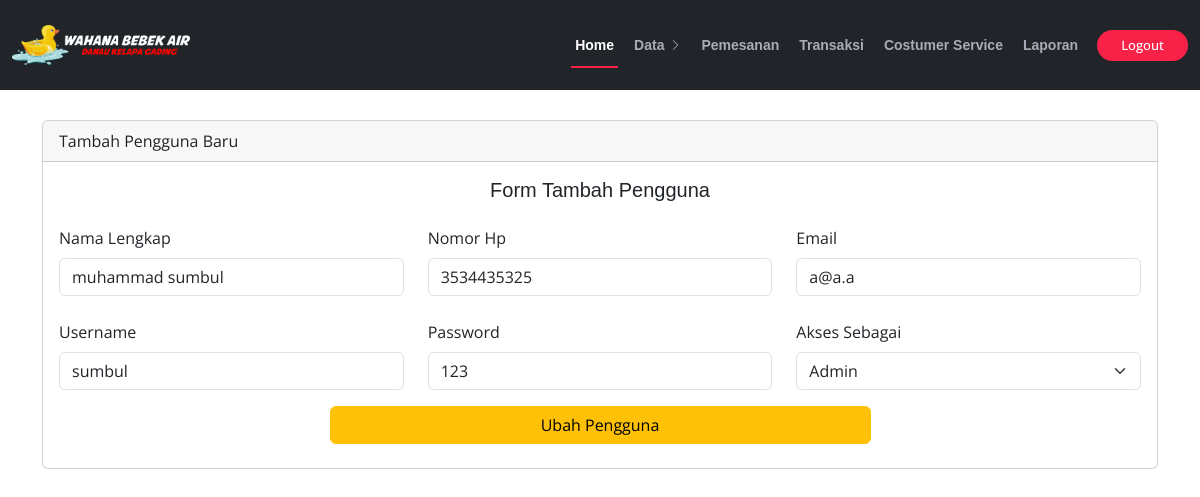
Page /admin/ref/ubh-pengguna.php?id=6 (signed in) on the committed database.
### tables this page shows
CREATE TABLE `users` (
  `id` int(11) NOT NULL,
  `id_akses` int(1) NOT NULL,
  `nama_lengkap` varchar(100) NOT NULL,
  `no_hp` varchar(13) NOT NULL,
  `email` varchar(100) NOT NULL,
  `username` varchar(100) NOT NULL,
  `password` varchar(100) NOT NULL
);

CREATE TABLE `tb_lvl` (
  `id` int(11) NOT NULL,
  `akses` varchar(50) NOT NULL
);

### admin/ref/ubh-pengguna.php (the view, shortened to what this page needs)
<?php
require "../koneksi.php";
$id = $_GET["id"];
$p  = mysqli_query($koneksi,"SELECT users.id,users.id_akses,users.nama_lengkap,users.no_hp,users.email,users.username,users.password,tb_lvl.akses FROM users
INNER JOIN tb_lvl  ON users.id_akses = tb_lvl.id WHERE users.id = $id");
?>
<!DOCTYPE html>
<html lang="en">
<head>
  <link href="../../assets/vendor/fontawesome-free/css/all.min.css" rel="stylesheet">
  <link href="../../assets/vendor/animate.css/animate.min.css" rel="stylesheet">
  <link href="../../assets/vendor/aos/aos.css" rel="stylesheet">
  <link href="../../assets/vendor/bootstrap/css/bootstrap.min.css" rel="stylesheet">
  <link href="../../assets/vendor/bootstrap-icons/bootstrap-icons.css" rel="stylesheet">
  <link href="../../assets/vendor/boxicons/css/boxicons.min.css" rel="stylesheet">
  <link href="../../assets/vendor/glightbox/css/glightbox.min.css" rel="stylesheet">
  <link href="../../assets/vendor/swiper/swiper-bundle.min.css" rel="stylesheet">
  <link href="../../assets/css/style.css" rel="stylesheet">
</head>
<body>
   <header id="header" class="d-flex align-items-center bg-dark ">
    <div class="container-fluid container-xxl d-flex align-items-center">
      <div id="logo" class="me-auto">
        <a href="../index.html" class="scrollto"><img src="../../assets/img/LOGO3.png" alt="" title=""></a>
      </div>
      <nav id="navbar" class="navbar order-last order-lg-0">
        <ul>
          <li><a class="nav-link scrollto active" href="../index.php">Home</a></li>
          <li class="dropdown"><a href="#kategori"><span>Data</span> <i class="bi bi-chevron-right"></i></a>
              </li>
          <li><a class="nav-link scrollto" href="pesan.php">Pemesanan</a></li>
          <li><a class="nav-link scrollto" href="trans.php">Transaksi</a></li>
          <li><a class="nav-link scrollto" href="costumerS.php">Costumer Service</a></li>
          <li><a class="nav-link scrollto" href="laporan.php">Laporan</a></li>
        </ul>
      </nav>
      <a class="buy-tickets scrollto" href="../../Log_System/logout.php">Logout</a>
    </div>
  </header>
  <?php foreach ($p as $data ) : ?>
<div class="container" style="margin-top: 120px;">
    <div class="card">
        <div class="card-header">Tambah Pengguna Baru</div>
        <div class="card-body">
            <h5 class="card-title text-center">Form Tambah Pengguna</h5>
            <div class="row">
                <div class="col-md-12 mt-3">
                <form action="" method="post" class="row" >
                <div class="col-md-4 form-group">
                    <label class="form-label" for="">Nama Lengkap</label>
                    <input class="form-control" type="text" name="nama_lengkap" value="<?= $data["nama_lengkap"]?>" >
                </div>
                <div class="col-md-4 form-group">
                    <label class="form-label" for="no_hp">Nomor Hp</label>
                    <input class="form-control" type="text" name="no_hp" value="<?= $data["no_hp"]?>" >
                </div>
                <div class="col-md-4 form-group">
                    <label class="form-label" for="email">Email</label>
                    <input class="form-control" type="email" name="email" value="<?= $data["email"]?>" >
                </div>
                <div class="col-md-4 mt-4 form-group">
                    <label class="form-label" for="username">Username</label>
                    <input class="form-control" type="text" name="username" value="<?= $data["username"]?>" >
                </div>
                <div class="col-md-4 mt-4 form-group">
                    <label class="form-label" for="password">Password</label>
                    <input type="text" class="form-control" name="password" value="<?= $data["password"]?>" >
                </div>
                <div class="col-md-4 mt-4">
                    <label for="id_akses">Akses Sebagai</label>
                    <select name="id_akses" id="id_akses" class="form-select mt-2">
                        <option selected disabled value="<?= $data["id_akses"]?>"><?= $data["akses"]?></option>
                    </select>
                </div>
                <div class="mt-3 mb-2 text-center" >
                    <button type="submit" name="upengguna" id="upengguna" class="btn btn-warning w-50" >Ubah Pengguna</button>
                </div>
            </form>
                </div>
            </div>
        </div>
    </div>
</div>
<?php endforeach; ?>
</body>
</html>

### assets/css/style.css (style rules this page uses)
body { background: #fff; color: #2f3138; font-family: "Open Sans", sans-serif; }
a { color: #f82249; text-decoration: none; transition: 0.5s; }
h1, h2, h3, h4, h5, h6 { font-family: "Raleway", sans-serif; font-weight: 400; margin: 0 0 20px 0; padding: 0; color: #0e1b4d; }
#header { height: 90px; position: fixed; left: 0; top: 0; right: 0; transition: all 0.5s; z-index: 997; }
#header #logo img { padding: 0; margin: 0; max-height: 40px; }
.buy-tickets { color: #fff; background: #f82249; padding: 7px 22px; margin: 0 0 0 15px; border-radius: 50px; border: 2px solid #f82249; transition: all ease-in-out 0.3s; font-weight: 500; line-height: 1; font-size: 13px; white-space: nowrap; }
.navbar { padding: 0; }
.navbar ul { margin: 0; padding: 0; display: flex; list-style: none; align-items: center; }
.navbar li { position: relative; }
.navbar>ul>li { white-space: nowrap; padding: 10px 0 10px 12px; }
.navbar a, .navbar a:focus { display: flex; align-items: center; justify-content: space-between; color: rgba(202, 206, 221, 0.8); font-family: "Raleway", sans-serif; font-weight: 600; font-size: 14px; white-space: nowrap; transition: 0.3s; position: relative; padding: 6px 4px; }
.navbar a i, .navbar a:focus i { font-size: 12px; line-height: 0; margin-left: 5px; }
.navbar>ul>li>a:before { content: ""; position: absolute; width: 0; height: 2px; bottom: -6px; left: 0; background-color: #f82249; visibility: hidden; transition: all 0.3s ease-in-out 0s; }
.navbar a:hover:before, .navbar li:hover>a:before, .navbar .active:before { visibility: visible; width: 100%; }
.navbar a:hover, .navbar .active, .navbar .active:focus, .navbar li:hover>a { color: #fff; }

### rows in the picture
users: nama_lengkap "muhammad sumbul", no_hp "3534435325", email "a@a.a", username "sumbul", password "123", id_akses "Admin"
